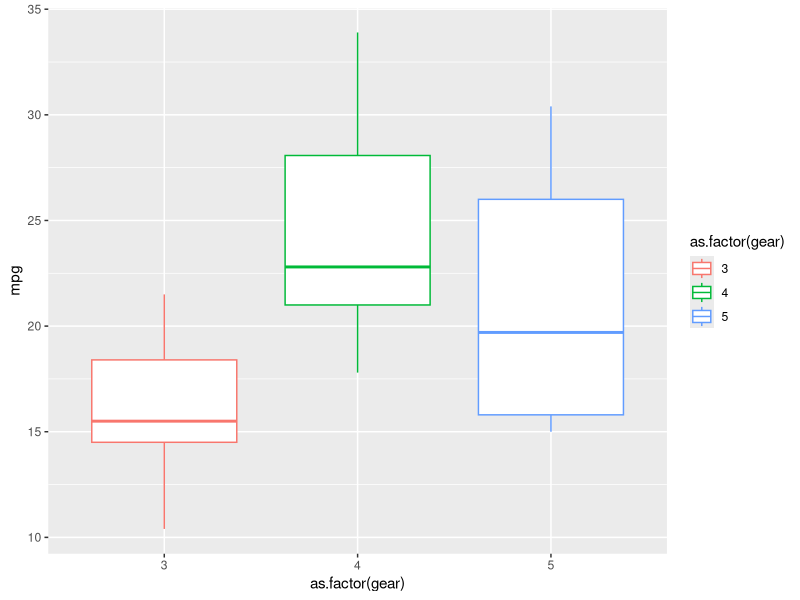
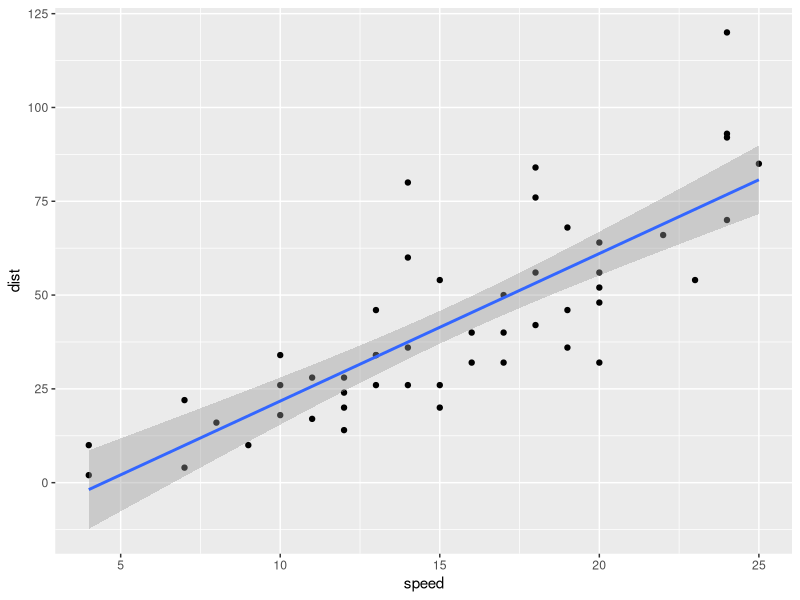
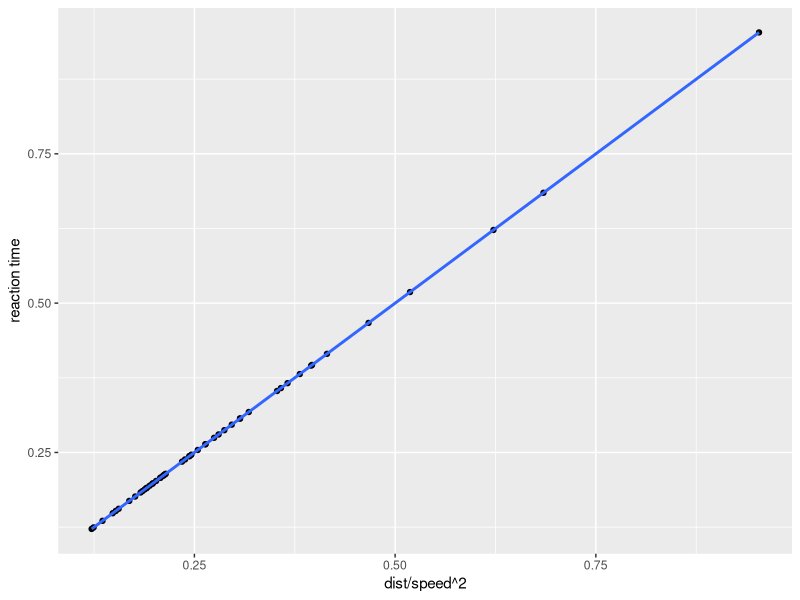

R code for these plots, in order:
## ---- chunk 1
library("ggplot2")
## ---- chunk 2
sum (5:55)
## ---- chunk 3
n = 10
sumfun = sum(5:n)
sumfun
## ---- chunk 4
n = 20
sumfun = sum(5:n)
sumfun
## ---- chunk 5
n = 100
sumfun = sum(5:n)
sumfun
## ---- chunk 6
fibonacci = numeric(12)
fibonacci[1] = 1
fibonacci[2] = 1
for (i in 3:12) {fibonacci[i] = fibonacci[i-1] + fibonacci[i-2]}
fibonacci
## ---- chunk 7
ggplot(data=mtcars,aes(x=as.factor(gear),y=mpg)) + geom_boxplot(aes(col=as.factor(gear)))
knitr::include_graphics
## ---- chunk 8
linearmodel <- lm(formula = dist ~ speed, data = cars)
linearmodel
## ---- chunk 9
summary(linearmodel)
## ---- chunk 10
?cars
## ---- chunk 11
ggplot(cars,aes(speed,dist)) + geom_point() + geom_smooth(method="lm",formula="y~x")
knitr::include_graphics
## ---- chunk 12
cars$dist <- cars$dist * 0.3048
cars$speed <- cars$speed * 0.44704
cars$speed <- cars$speed ^2
cars$reactiontime <- cars$dist / cars$speed
x <- cars$dist / cars$speed
y <- cars$reactiontime
linearmodel1 <- lm(formula = x ~ y, data = cars)
linearmodel1
## ---- chunk 13
averagereactiontime = sum(3.14e-16 + (1.00e+00 * cars$reactiontime))/50
averagereactiontime
## ---- chunk 14
ggplot(cars,aes(x,y)) + geom_point() + geom_smooth(method="lm",formula="y~x") + labs(y= "reaction time", x = "dist/speed^2")
knitr::include_graphics
